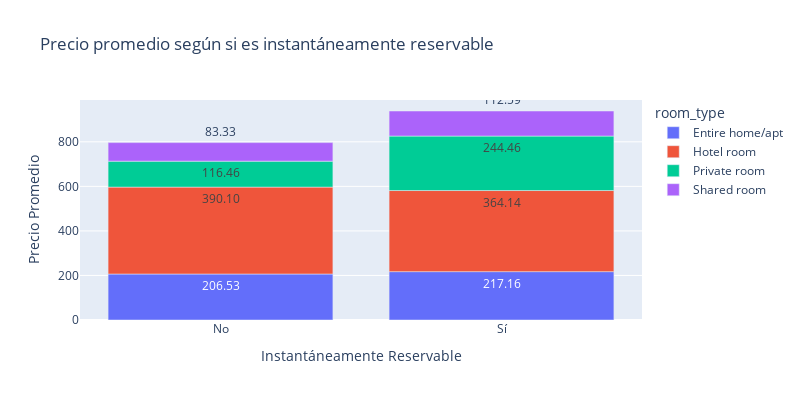

Notebook code for this chart:
### Markdown cell above
A priori parece que la mediana en los que són  instantaneamente reservables es ligeramente superior a los que no, al igual que su tercer cuartil, por lo que es esperable que sea un poco superior (sin tener en cuenta los outliers poniendo *False* en el argumento *showfliers*). Sin embargo ambas categorías presentan una gran cantidad de outliers así que para tener más precisión compararemos su promedio mediante pruebas estadísticas.

### Code cell
# Calcular el precio promedio según si es instantáneamente reservable o no
avg_price_instant_bookable = df.groupby(['instant_bookable', 'room_type'])['price'].mean().reset_index()

# Crear un gráfico de barras
fig = px.bar(avg_price_instant_bookable, x='instant_bookable', y='price', color='room_type', text='price', 
             title='Precio promedio según si es instantáneamente reservable', 
             labels={'instant_bookable': 'Instantáneamente Reservable', 'price': 'Precio Promedio'},
             width=800, height=400)
fig.update_traces(texttemplate='%{text:.2f}', textposition='outside')
fig.update_xaxes(tickvals=[0, 1], ticktext=['No', 'Sí'])
fig.show()

### Figure 1 — Plotly figure (JSON) as saved in the notebook; plotly's stock layout.template omitted (floating-point values rounded to 4 significant figures)
{"data": [{"alignmentgroup": "True", "hovertemplate": "room_type=Entire home/apt<br>Instantáneamente Reservable=%{x}<br>Precio Promedio=%{text}<extra></extra>", "legendgroup": "Entire home/apt", "marker": {"color": "#636efa", "pattern": {"shape": ""}}, "name": "Entire home/apt", "offsetgroup": "Entire home/apt", "orientation": "v", "showlegend": true, "text": [206.5, 217.2], "textposition": "outside", "texttemplate": "%{text:.2f}", "type": "bar", "x": [0, 1], "xaxis": "x", "y": [206.5, 217.2], "yaxis": "y"}, {"alignmentgroup": "True", "hovertemplate": "room_type=Hotel room<br>Instantáneamente Reservable=%{x}<br>Precio Promedio=%{text}<extra></extra>", "legendgroup": "Hotel room", "marker": {"color": "#EF553B", "pattern": {"shape": ""}}, "name": "Hotel room", "offsetgroup": "Hotel room", "orientation": "v", "showlegend": true, "text": [390.1, 364.1], "textposition": "outside", "texttemplate": "%{text:.2f}", "type": "bar", "x": [0, 1], "xaxis": "x", "y": [390.1, 364.1], "yaxis": "y"}, {"alignmentgroup": "True", "hovertemplate": "room_type=Private room<br>Instantáneamente Reservable=%{x}<br>Precio Promedio=%{text}<extra></extra>", "legendgroup": "Private room", "marker": {"color": "#00cc96", "pattern": {"shape": ""}}, "name": "Private room", "offsetgroup": "Private room", "orientation": "v", "showlegend": true, "text": [116.5, 244.5], "textposition": "outside", "texttemplate": "%{text:.2f}", "type": "bar", "x": [0, 1], "xaxis": "x", "y": [116.5, 244.5], "yaxis": "y"}, {"alignmentgroup": "True", "hovertemplate": "room_type=Shared room<br>Instantáneamente Reservable=%{x}<br>Precio Promedio=%{text}<extra></extra>", "legendgroup": "Shared room", "marker": {"color": "#ab63fa", "pattern": {"shape": ""}}, "name": "Shared room", "offsetgroup": "Shared room", "orientation": "v", "showlegend": true, "text": [83.33, 112.6], "textposition": "outside", "texttemplate": "%{text:.2f}", "type": "bar", "x": [0, 1], "xaxis": "x", "y": [83.33, 112.6], "yaxis": "y"}], "layout": {"barmode": "relative", "height": 400, "legend": {"title": {"text": "room_type"}, "tracegroupgap": 0}, "title": {"text": "Precio promedio según si es instantáneamente reservable"}, "width": 800, "xaxis": {"anchor": "y", "domain": [0, 1], "ticktext": ["No", "Sí"], "tickvals": [0, 1], "title": {"text": "Instantáneamente Reservable"}}, "yaxis": {"anchor": "x", "domain": [0, 1], "title": {"text": "Precio Promedio"}}}}
